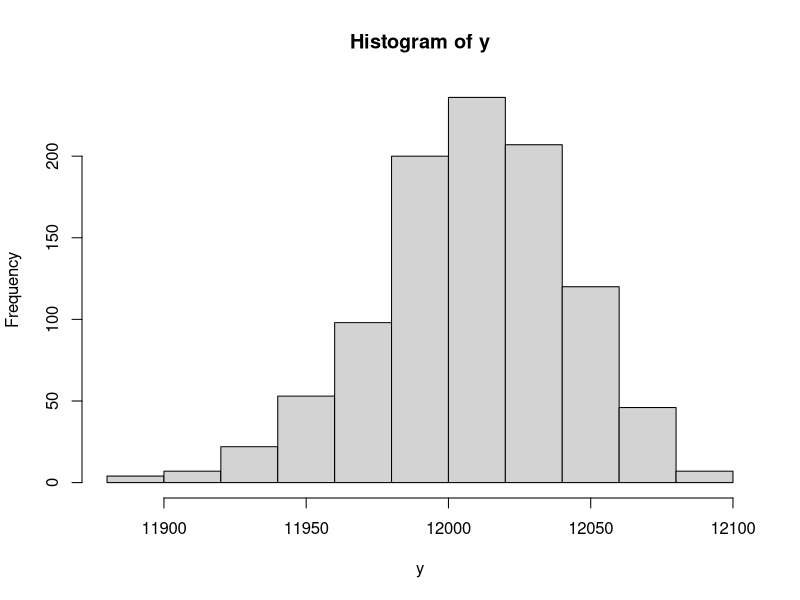

Generate this figure with R:
m1 <- read.table("ocp1.txt", header=TRUE)
m2 <- read.table("ocp2.txt", header=TRUE)
m3 <- read.table("ocp3.txt", header=TRUE)
m4 <- read.table("ocp4.txt", header=TRUE)
m5 <- read.table("ocp5.txt", header=TRUE)
m6 <- read.table("ocp6.txt", header=TRUE)
m7 <- read.table("ocp7.txt", header=TRUE)
m8 <- read.table("ocp8.txt", header=TRUE)
m9 <- read.table("ocp9.txt", header=TRUE)
m10 <- read.table("ocp10.txt", header=TRUE)
m11 <- read.table("ocp11.txt", header=TRUE)
m12 <- read.table("ocp12.txt", header=TRUE)
x <- m1$ocp + m2$ocp + m3$ocp + m4$ocp + m5$ocp + m6$ocp + m7$ocp + m8$ocp + m9$ocp + m10$ocp + m11$ocp + m12$ocp
y <- x/12
hist(y)